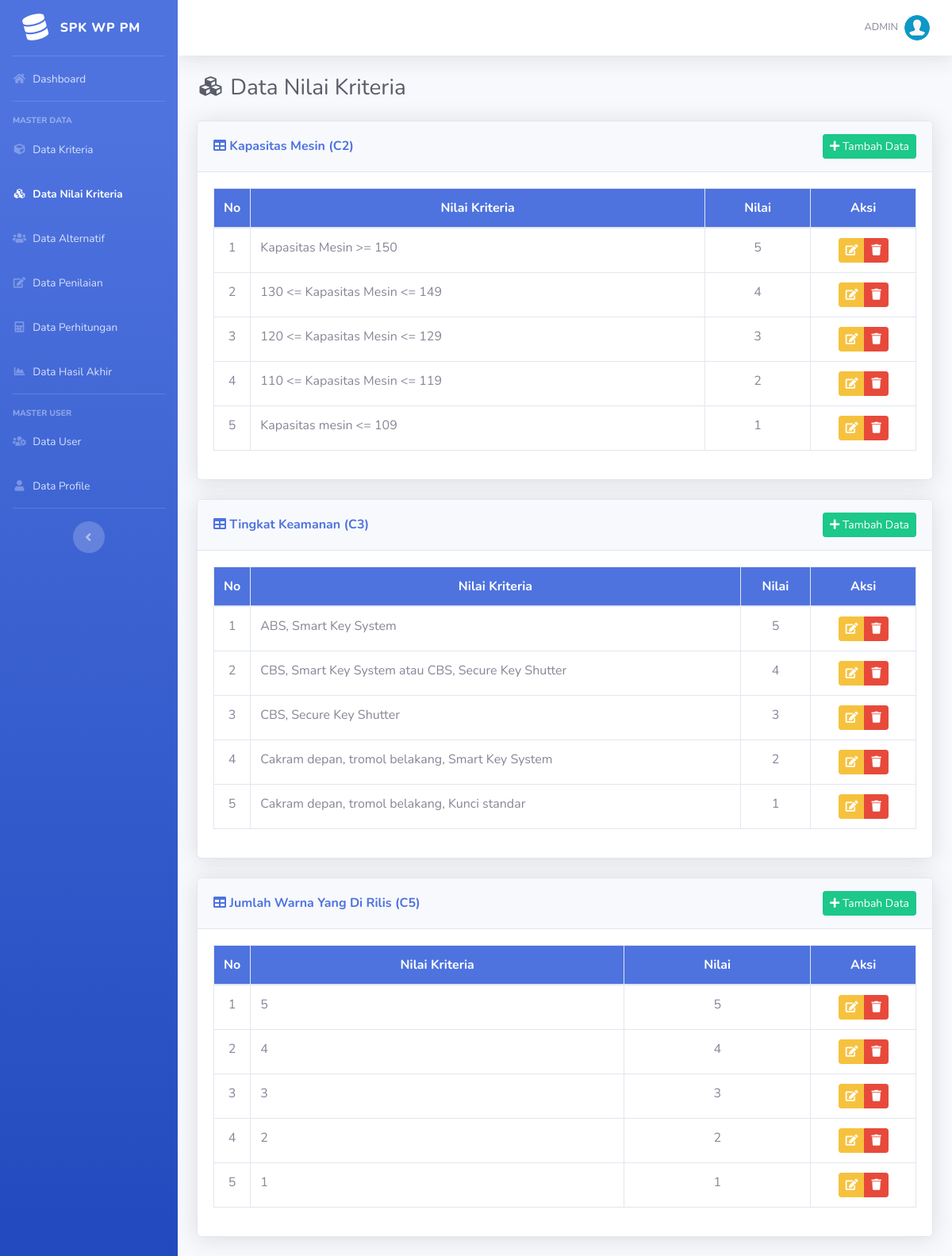
Page /list-sub-kriteria.php (signed in) on the committed database.
### tables this page shows
CREATE TABLE `kriteria` (
  `id_kriteria` int(11) NOT NULL,
  `kode_kriteria` varchar(10) NOT NULL,
  `nama` varchar(50) NOT NULL,
  `type` varchar(50) NOT NULL,
  `jenis` varchar(50) NOT NULL,
  `bobot` float NOT NULL,
  `bobot_standar` float NOT NULL,
  `ada_pilihan` tinyint(1) DEFAULT NULL
);

CREATE TABLE `sub_kriteria` (
  `id_sub_kriteria` int(11) NOT NULL,
  `id_kriteria` int(11) NOT NULL,
  `nama` varchar(50) NOT NULL,
  `nilai` float NOT NULL
);

### list-sub-kriteria.php (the view, shortened to what this page needs)
<?php
require_once('includes/init.php');
require_once('template/header.php');
?>
<div class="d-sm-flex align-items-center justify-content-between mb-4">
    <h1 class="h3 mb-0 text-gray-800"><i class="fas fa-fw fa-cubes"></i> Data Nilai Kriteria</h1>
</div>
<?php
$query = mysqli_query($koneksi,"SELECT * FROM kriteria WHERE ada_pilihan='1' ORDER BY kode_kriteria ASC");
$cek = mysqli_num_rows($query);
if($cek <= 0) {
?>
<div class="card shadow mb-4">
    <div class="card-header py-3">
        <h6 class="m-0 font-weight-bold text-primary"><i class="fa fa-table"></i> Daftar Data Sub Kriteria</h6>
    </div>
    <div class="card-body">
		<div class="alert alert-info">
			Cara penilaian pada kriteria berjenis input langsung semua.
		</div>
	</div>
</div>
<?php
}else{
	while($data = mysqli_fetch_array($query)){
?>
<div class="card shadow mb-4">
    <div class="card-header py-3">
        <div class="d-sm-flex align-items-center justify-content-between">
			<h6 class="m-0 font-weight-bold text-primary"><i class="fa fa-table"></i> <?= $data['nama']." (".$data['kode_kriteria'].")" ?></h6>
			<a href="#tambah<?= $data['id_kriteria']; ?>" data-toggle="modal" class="btn btn-sm btn-success"> <i class="fa fa-plus"></i> Tambah Data </a>
		</div>
    </div>
    <div class="card-body">
		<div class="table-responsive">
			<table class="table table-bordered" width="100%" cellspacing="0">
				<thead class="bg-primary text-white">
					<tr align="center">
						<th width="5%">No</th>
						<th>Nilai Kriteria</th>
						<th>Nilai</th>
						<th width="15%">Aksi</th>
					</tr>
				</thead>
				<tbody>
					<?php
						$no=1;
						$id_kriteria = $data['id_kriteria'];
						$q = mysqli_query($koneksi,"SELECT * FROM sub_kriteria WHERE id_kriteria = '$id_kriteria' ORDER BY nilai DESC");
						while($d = mysqli_fetch_array($q)){
					?>
					<tr align="center">
						<td><?=$no ?></td>
						<td align="left"><?= $d['nama'] ?></td>
						<td><?= $d['nilai'] ?></td>
						<td>
							<div class="btn-group" role="group">
								<a data-toggle="modal" title="Edit Data" href="#editsk<?= $d['id_sub_kriteria'] ?>" class="btn btn-warning btn-sm"><i class="fa fa-edit"></i></a>
								<a  data-toggle="tooltip" data-placement="bottom" title="Hapus Data" href="hapus-sub-kriteria.php?id=<?php echo $d['id_sub_kriteria']; ?>" onclick="return confirm ('Apakah anda yakin untuk meghapus data ini')" class="btn btn-danger btn-sm"><i class="fa fa-trash"></i></a>
							</div>
						</td>
					</tr>
                <?php
					$no++;
					}
				?>
				</tbody>
			</table>
		</div>
	</div>
</div>
<?php
}
}
require_once('template/footer.php');
?>

### rows in the picture
kriteria: nama "Kapasitas Mesin", kode_kriteria "C2"
sub_kriteria: nama "Kapasitas Mesin >= 150", nilai "5"
sub_kriteria: nama "130 <= Kapasitas Mesin <= 149", nilai "4"
sub_kriteria: nama "120 <= Kapasitas Mesin <= 129", nilai "3"
sub_kriteria: nama "110 <= Kapasitas Mesin <= 119", nilai "2"
sub_kriteria: nama "Kapasitas mesin <= 109", nilai "1"
kriteria: nama "Tingkat Keamanan", kode_kriteria "C3"
sub_kriteria: nama "ABS, Smart Key System", nilai "5"
sub_kriteria: nama "CBS, Smart Key System atau CBS, Secure Key Shutter", nilai "4"
sub_kriteria: nama "CBS, Secure Key Shutter", nilai "3"
sub_kriteria: nama "Cakram depan, tromol belakang, Smart Key System", nilai "2"
sub_kriteria: nama "Cakram depan, tromol belakang, Kunci standar", nilai "1"
kriteria: nama "Jumlah Warna Yang Di Rilis", kode_kriteria "C5"
sub_kriteria: nama "5", nilai "5"
sub_kriteria: nama "4", nilai "4"
sub_kriteria: nama "3", nilai "3"
sub_kriteria: nama "2", nilai "2"
sub_kriteria: nama "1", nilai "1"

### other values in the picture
$_SESSION['username'] "ADMIN"
